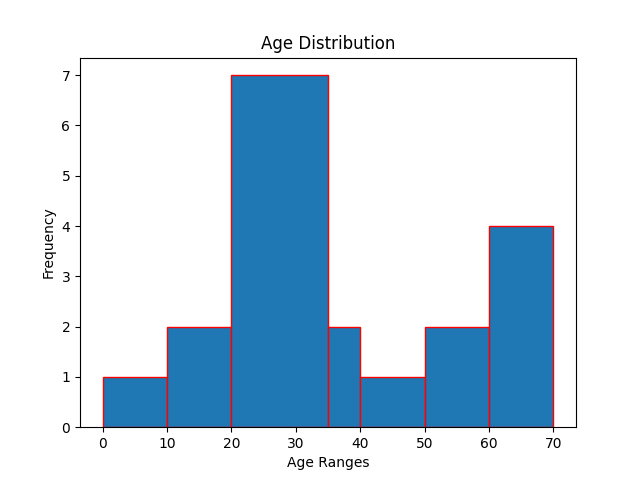

The script that drew this image:
import matplotlib.pyplot as plt
import numpy as np
age=np.array([5,12,18,20,21,25,27,28,35,32,34,37,40,54,58,66,62,67,69,71,74, 80])
bins=[0,10,20,35,40,50,60,70]
plt.hist(age,bins=bins,edgecolor='r')
#plt.hist(age,bins=5,edgecolor='r')
plt.title("Age Distribution")
plt.xlabel("Age Ranges")
plt.ylabel("Frequency")
plt.show()
